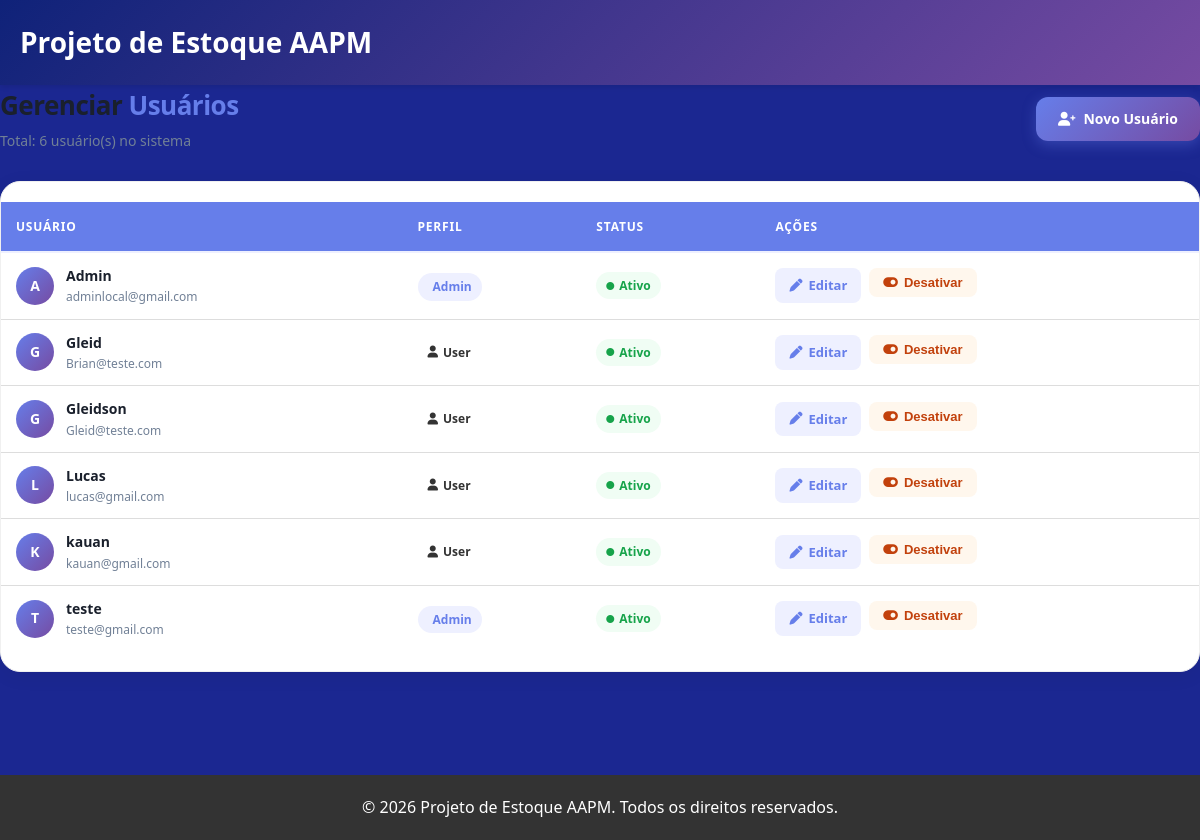
/usuarios/ (signed in), run on the app's committed database.
### app/models/usuario.py (models this page shows)
class Usuario(Base):
    __tablename__ = "usuarios"
    id = Column(Integer, primary_key=True, index=True)
    nome = Column(String(255), nullable=False)
    email = Column(String(255), unique=True, nullable=False)
    senha_hash = Column(String(255), nullable=False)
    role = Column(String(20), default="user")
    ativo = Column(Boolean, default=True)
    criado_em = Column(DateTime, server_default=func.now())

### app/controllers/admin_controller.py (the view)
@router.get("/")
def listar_usuarios(
    request: Request,
    db: Session = Depends(get_db),
    admin = Depends(get_admin) # Bloqueia quem não é admin
):
    usuarios = db.query(Usuario).order_by(Usuario.nome).all()
    return templates.TemplateResponse(
        request,
        "usuarios/index.html",
        {
            "request": request,
            "admin": admin,
            "usuarios": usuarios
        }
    )

### app/templates/usuarios/index.html (shortened to what this page needs)
{% extends "base.html" %}
{% block head %}
<link rel="stylesheet" href="https://cdnjs.cloudflare.com/ajax/libs/font-awesome/6.0.0/css/all.min.css">
{% endblock %}
{% block content %}
<div class="page-header">
  <div>
    <h1 class="page-title">Gerenciar <span>Usuários</span></h1>
    <p style="color:#718096; font-size:14px; margin-top:4px;">Total: {{ usuarios|length }} usuário(s) no sistema</p>
  </div>
  <a href="/usuarios/novo" class="btn-novo"><i class="fas fa-user-plus"></i> Novo Usuário</a>
</div>
<div class="card">
  {% if usuarios %}
  <table>
    <thead>
      <tr>
        <th>Usuário</th>
        <th>Perfil</th>
        <th>Status</th>
        <th>Ações</th>
      </tr>
    </thead>
    <tbody>
      {% for u in usuarios %}
      <tr>
        <td>
          <div class="user-cell">
            <div class="avatar">{{ u.nome[0].upper() }}</div>
            <div>
              <div class="user-name">{{ u.nome }}</div>
              <div class="user-email">{{ u.email }}</div>
            </div>
          </div>
        </td>
        <td>
          <span class="badge badge-{{ u.role }}">
            <i class="fas fa-{{ 'shield-halved' if u.role == 'admin' else 'user' }}"></i>
            {{ u.role | capitalize }}
          </span>
        </td>
        <td>
          <span class="badge badge-{{ 'ativo' if u.ativo else 'inativo' }}">
            <i class="fas fa-circle" style="font-size:8px;"></i>
            {{ 'Ativo' if u.ativo else 'Inativo' }}
          </span>
        </td>
        <td>
          <div class="actions">
            <a href="/usuarios/{{ u.id }}/editar" class="btn-action btn-edit">
              <i class="fas fa-pen"></i> Editar
            </a>
            <form action="/usuarios/{{ u.id }}/toggle-ativo" method="post" style="margin:0;">
              <button type="submit" class="btn-action btn-toggle {{ 'ativar' if not u.ativo else '' }}">
                <i class="fas fa-{{ 'toggle-on' if u.ativo else 'toggle-off' }}"></i>
                {{ 'Desativar' if u.ativo else 'Ativar' }}
              </button>
            </form>
          </div>
        </td>
      </tr>
      {% endfor %}
    </tbody>
  </table>
  {% endif %}
</div>
{% endblock %}

### app/templates/usuarios/index.html (style rules this page uses)
body { font-family: 'Plus Jakarta Sans', sans-serif; }
.page-header { display: flex; justify-content: space-between; align-items: center; margin-bottom: 28px; }
.page-title { font-size: 26px; font-weight: 800; color: #1a202c; letter-spacing: -0.5px; }
.page-title span { color: #667eea; }
.btn-novo { background: linear-gradient(135deg, #667eea 0%, #764ba2 100%); color: white; padding: 11px 22px; border-radius: 12px; text-decoration: none; font-weight: 700; font-size: 14px; display: inline-flex; align-items: center; gap: 8px; transition: transform 0.2s, box-shadow 0.2s; box-shadow: 0 4px 14px rgba(102,126,234,0.35); }
.card { background: white; border-radius: 20px; box-shadow: 0 4px 20px rgba(0,0,0,0.06); overflow: hidden; border: 1px solid #f0f0f0; }
table { width: 100%; border-collapse: collapse; margin: 0; }
thead th { background: #f8f9ff; padding: 14px 18px; text-align: left; font-size: 12px; font-weight: 700; text-transform: uppercase; letter-spacing: 0.8px; color: #667eea; border-bottom: 2px solid #eef0ff; }
tbody td { padding: 15px 18px; border-bottom: 1px solid #f5f5f5; vertical-align: middle; font-size: 14px; }
tbody tr:last-child td { border-bottom: none; }
.user-cell { display: flex; align-items: center; gap: 12px; }
.avatar { width: 38px; height: 38px; border-radius: 50%; background: linear-gradient(135deg, #667eea, #764ba2); color: white; font-weight: 700; font-size: 14px; display: flex; align-items: center; justify-content: center; flex-shrink: 0; }
.user-name { font-weight: 600; color: #1a202c; }
.user-email { font-size: 12px; color: #718096; }
.badge { display: inline-flex; align-items: center; gap: 5px; padding: 4px 10px; border-radius: 20px; font-size: 12px; font-weight: 700; }
.badge-admin { background: #eef0ff; color: #667eea; }
.badge-ativo { background: #f0fdf4; color: #16a34a; }
.actions { display: flex; gap: 8px; }
.btn-action { padding: 7px 14px; border-radius: 8px; font-size: 13px; font-weight: 600; text-decoration: none; border: none; cursor: pointer; display: inline-flex; align-items: center; gap: 6px; transition: 0.2s; }
.btn-edit { background: #eef0ff; color: #667eea; }
.btn-toggle { background: #fff7ed; color: #c2410c; }

### app/templates/base.html (style rules this page uses)
* { margin: 0; padding: 0; box-sizing: border-box; }
body { font-family: 'Segoe UI', Tahoma, Geneva, Verdana, sans-serif; background-color: #1b2791; color: #333; line-height: 1.6; min-height: 100vh; }
h1 { font-size: 28px; font-weight: 600; }
button, .btn { background-color: #667eea; color: white; padding: 10px 20px; border: none; border-radius: 4px; cursor: pointer; transition: 0.3s; }
table { width: 100%; border-collapse: collapse; background-color: white; margin: 20px 0; }
table th { background-color: #667eea; color: white; padding: 15px; text-align: left; }
table td { padding: 12px 15px; border-bottom: 1px solid #ddd; }

### data on the page
Usuario: nome "A", nome "Admin", email "adminlocal@gmail.com", role "Admin", ativo "Ativo", ativo "Desativar"
Usuario: nome "G", nome "Gleid", email "Brian@teste.com", role "User", ativo "Ativo", ativo "Desativar"
Usuario: nome "G", nome "Gleidson", email "Gleid@teste.com", role "User", ativo "Ativo", ativo "Desativar"
Usuario: nome "L", nome "Lucas", email "lucas@gmail.com", role "User", ativo "Ativo", ativo "Desativar"
Usuario: nome "K", nome "kauan", email "kauan@gmail.com", role "User", ativo "Ativo", ativo "Desativar"
Usuario: nome "T", nome "teste", email "teste@gmail.com", role "Admin", ativo "Ativo", ativo "Desativar"

### other printed values
{{ usuarios|length }} "6"
